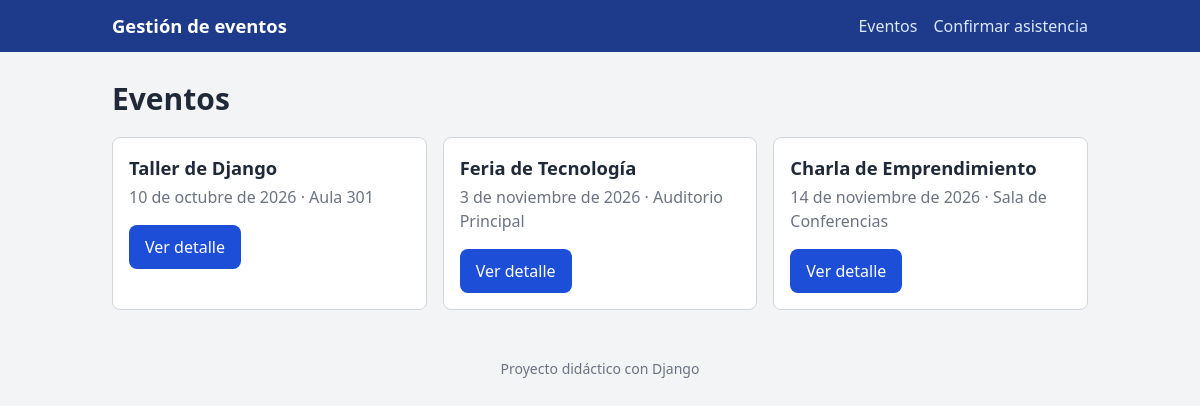
The page / on the database its author committed.
### eventos/models.py (models this page shows, shortened)
class Evento(models.Model):
    nombre = models.CharField(max_length=150)
    descripcion = models.TextField(blank=True)
    fecha = models.DateField()
    hora = models.TimeField()
    lugar = models.CharField(max_length=150)
    class Meta:
        ordering = ["fecha", "hora"]

### eventos/views.py (the view)
# urls.py: path("", views.lista, name="lista"),
def lista(request):
    eventos = Evento.objects.all()
    return render(request, "eventos/lista.html", {"eventos": eventos})

### eventos/templates/eventos/lista.html (shortened to what this page needs)
{% extends "core/base.html" %}
{% block contenido %}
    <h1>Eventos</h1>
    {% if eventos %}
        <div class="rejilla">
            {% for evento in eventos %}
                <article class="tarjeta">
                    <h2>{{ evento.nombre }}</h2>
                    <p class="meta">{{ evento.fecha }} · {{ evento.lugar }}</p>
                    <a class="boton" href="{% url 'eventos:detalle' evento.id %}">Ver detalle</a>
                </article>
            {% endfor %}
        </div>
    {% else %}
        <p>Todavía no hay eventos registrados.</p>
    {% endif %}
{% endblock %}

### core/templates/core/base.html (shortened to what this page needs)
{% load static %}
<!DOCTYPE html>
<html lang="es">
<head>
    <link rel="stylesheet" href="{% static 'core/estilos.css' %}">
</head>
<body>
    <header class="cabecera">
        <div class="contenedor">
            <a class="marca" href="{% url 'eventos:lista' %}">Gestión de eventos</a>
            <nav class="menu">
                <a href="{% url 'eventos:lista' %}">Eventos</a>
                <a href="{% url 'confirmacion:confirmar' %}">Confirmar asistencia</a>
            </nav>
        </div>
    </header>
    <main class="contenedor contenido">
        {% block contenido %}{% endblock %}
    </main>
    <footer class="pie">Proyecto didáctico con Django</footer>
</body>
</html>

### core/static/core/estilos.css (style rules this page uses)
:root { --color-principal: #1d4ed8; --color-oscuro: #1e3a8a; --color-fondo: #f3f4f6; --color-tarjeta: #ffffff; --color-texto: #1f2937; --color-suave: #6b7280; --color-borde: #d1d5db; --color-error: #b91c1c; --radio: 0.5rem; }
* { box-sizing: border-box; }
body { margin: 0; font-family: system-ui, -apple-system, "Segoe UI", Roboto, sans-serif; line-height: 1.5; color: var(--color-texto); background: var(--color-fondo); }
h1 { font-size: 1.5rem; margin: 0 0 1rem; }
h2, h3 { font-size: 1.15rem; margin: 0 0 0.25rem; }
a { color: var(--color-principal); }
.contenedor { width: 100%; max-width: 64rem; margin: 0 auto; padding: 0 1rem; }
.contenido { padding-top: 1.5rem; padding-bottom: 2rem; }
.cabecera { background: var(--color-oscuro); }
.cabecera .contenedor { display: flex; flex-direction: column; gap: 0.5rem; padding-top: 0.75rem; padding-bottom: 0.75rem; }
.marca { color: #ffffff; font-size: 1.15rem; font-weight: 700; text-decoration: none; }
.menu { display: flex; flex-wrap: wrap; gap: 1rem; }
.menu a { color: #dbeafe; text-decoration: none; }
.pie { padding: 1rem; color: var(--color-suave); font-size: 0.875rem; text-align: center; }
.rejilla { display: grid; grid-template-columns: 1fr; gap: 1rem; }
.tarjeta { background: var(--color-tarjeta); border: 1px solid var(--color-borde); border-radius: var(--radio); padding: 1rem; overflow-wrap: anywhere; }
.meta { margin: 0 0 1rem; color: var(--color-suave); }
.boton { display: block; width: 100%; min-height: 2.75rem; padding: 0.6rem 1rem; border: 0; border-radius: var(--radio); background: var(--color-principal); color: #ffffff; font-size: 1rem; text-align: center; text-decoration: none; cursor: pointer; }
@media (min-width: 768px) { .contenedor { padding-left: 1.5rem; padding-right: 1.5rem; } }
@media (min-width: 768px) { h1 { font-size: 1.875rem; } }
@media (min-width: 768px) { .cabecera .contenedor { flex-direction: row; align-items: center; justify-content: space-between; } }
@media (min-width: 768px) { .rejilla { grid-template-columns: repeat(2, 1fr); } }
@media (min-width: 768px) { .boton { display: inline-block; width: auto; } }
@media (min-width: 1024px) { .rejilla { grid-template-columns: repeat(3, 1fr); } }

### rows shown on the page
Evento: nombre "Taller de Django", fecha "10 de octubre de 2026", lugar "Aula 301"
Evento: nombre "Feria de Tecnología", fecha "3 de noviembre de 2026", lugar "Auditorio Principal"
Evento: nombre "Charla de Emprendimiento", fecha "14 de noviembre de 2026", lugar "Sala de Conferencias"
